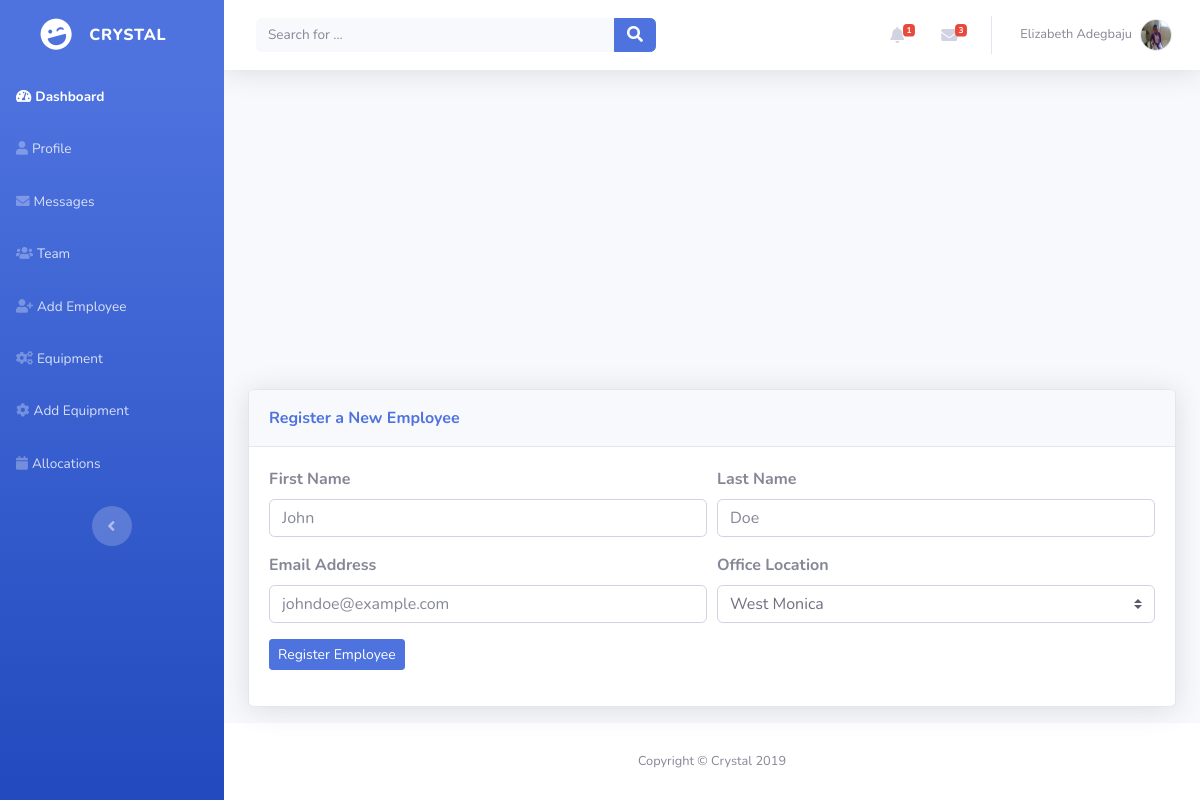
Screenshot of /team/new/ (signed in) with the database file from the repository.
### dashboard/models.py (models this page shows, shortened)
class User(AbstractUser):
    username = None
    first_name = models.CharField(_('first name'), max_length=30, blank=True)
    last_name = models.CharField(_('last name'), max_length=150, blank=True)
    email = models.EmailField(_('email address'), unique=True)
    USERNAME_FIELD = 'email'
    REQUIRED_FIELDS = []
    objects = UserManager()

class Employee(models.Model):
    user = models.OneToOneField(User, models.CASCADE)
    username = models.CharField(max_length=20)
    image = models.ImageField(upload_to=user_directory_path)
    email_verified = models.BooleanField(default=False)
    location = models.ForeignKey(Location, on_delete=models.PROTECT, default=1)

### dashboard/views.py (the view)
# urls.py: path('team/new/', views.add_employee, name='add_employee'),
@login_required
def add_employee(request):
    user = request.user
    if user.groups.filter(name__in=["Company Admins", "Company Superusers"]):
        if request.method == "GET":
            unread_messages = Message.objects.filter(to_user=user, from_user_id__gte=2, read=False).order_by(
                '-date_sent')
            alerts = Message.objects.filter(from_user_id=1, to_user=user).order_by('-date_sent')
            locations = Location.objects.filter(company=user.employee.location.company)
            return render(request, 'add_employee.html', {'locations': locations, 'unread_messages': unread_messages,
                                                         'alerts': alerts})
        elif request.method == "POST":
            email = request.POST['email']
            location = request.POST['location']
            return redirect('team')
    else:
        return redirect('team')

### dashboard/templatetags/profile_extras.py (called while the page is built)
@register.filter
def count(value):
    return len(value)

### templates/add_employee.html (shortened to what this page needs)
{% extends 'base_nav.html' %}
{% load static %}
{% load profile_extras %}
{% block content %}
    <div class="container">
        <div class="card shadow mb-3">
            <div class="card-header py-3">
                <p class="text-primary m-0 font-weight-bold">Register a New Employee</p>
            </div>
            <div class="card-body">
                <form method="POST" action="{% url 'add_employee' %}">
                    <div class="form-row">
                        <div class="col">
                            <div class="form-group"><label for="first_name"><strong>First
                                Name</strong></label><input class="form-control"
                                                            type="text"
                                                            placeholder="John"
                                                            name="first_name" required=""></div>
                        </div>
                        <div class="col">
                            <div class="form-group"><label for="last_name"><strong>Last
                                Name</strong></label><input class="form-control"
                                                            type="text"
                                                            placeholder="Doe"
                                                            name="last_name" required=""></div>
                        </div>
                    </div>
                    <div class="form-row">
                        <div class="col">
                            <div class="form-group"><label for="email"><strong>Email
                                Address</strong></label><input class="form-control"
                                                               type="email"
                                                               placeholder="johndoe@example.com"
                                                               name="email" required=""></div>
                        </div>
                        <div class="col">
                            <div class="form-group">
                                <label for="location"><strong>Office Location</strong></label><select
                                    class="custom-select form-control" required=""
                                    autofocus="" name="location">
                                {% for location in locations %}
                                    <option value="{{ location.id }}">{{ location.name }}</option>
                                {% endfor %}
                            </select>
                            </div>
                        </div>
                    </div>
                    <div class="form-group">
                        <button class="btn btn-primary btn-sm"
                                type="submit">Register Employee
                        </button>
                    </div>
                </form>
            </div>
        </div>
    </div>
{% endblock %}

### templates/base_nav.html (shortened to what this page needs)
{% extends 'base.html' %}
{% load static %}
{% load profile_extras %}
{% block sidenav %}
    <nav class="navbar navbar-dark align-items-start sidebar sidebar-dark accordion bg-gradient-primary p-0"
         id="page-top">
        <div class="container-fluid d-flex flex-column p-0">
            <a class="navbar-brand d-flex justify-content-center align-items-center sidebar-brand m-0"
               href="{% url 'home' %}">
                <div class="sidebar-brand-icon rotate-n-15"><i class="fas fa-laugh-wink"></i></div>
                <div class="sidebar-brand-text mx-3"><span>Crystal</span></div>
            </a>
            <ul class="nav navbar-nav text-light" id="accordionSidebar">
                <li class="nav-item" role="presentation"><a class="nav-link active" href="{% url 'dashboard' %}"><i
                        class="fas fa-tachometer-alt"></i><span>Dashboard</span></a></li>
                <li class="nav-item" role="presentation"><a class="nav-link" href="{% url 'profile' %}"><i
                        class="fas fa-user"></i><span>Profile</span></a></li>
                <li class="nav-item" role="presentation"><a class="nav-link" href="{% url 'messages' %}"><i
                        class="fas fa-envelope"></i><span>Messages</span></a></li>
                <li class="nav-item" role="presentation"><a class="nav-link" href="{% url 'team' %}"><i
                        class="fas fa-users"></i><span>Team</span></a></li>
                <li class="nav-item" role="presentation"><a class="nav-link" href="{% url 'add_employee' %}"><i
                        class="fas fa-user-plus"></i><span>Add Employee</span></a></li>
                <li class="nav-item" role="presentation"><a class="nav-link" href="{% url 'equipments' %}"><i
                        class="fas fa-cogs"></i><span>Equipment</span></a></li>
                <li class="nav-item" role="presentation"><a class="nav-link" href="{% url 'add_equipment' %}"><i
                        class="fas fa-cog"></i><span>Add Equipment</span></a></li>
                <li class="nav-item" role="presentation"><a class="nav-link" href="{% url 'allocations' %}"><i
                        class="fas fa-calendar"></i><span>Allocations</span></a></li>
            </ul>
            <div class="text-center d-none d-md-inline">
                <button class="btn rounded-circle border-0" id="sidebarToggle"
                        type="button"></button>
            </div>
        </div>
    </nav>
{% endblock %}
{% block topnav %}
    <div id="content">
        <nav class="navbar navbar-light navbar-expand bg-white shadow mb-4 topbar static-top">
            <div class="container-fluid">
                <form class="form-inline d-none d-sm-inline-block mr-auto ml-md-3 my-2 my-md-0 mw-100 navbar-search">
                    <div class="input-group"><input class="bg-light form-control border-0 small" type="text"
                                                    placeholder="Search for ...">
                        <div class="input-group-append">
                            <button class="btn btn-primary py-0" type="button"><i
                                    class="fas fa-search"></i></button>
                        </div>
                    </div>
                </form>
                <ul class="nav navbar-nav flex-nowrap ml-auto">
                    <li class="nav-item dropdown no-arrow mx-1" role="presentation">
                        <div class="nav-item dropdown no-arrow"><a class="dropdown-toggle nav-link"
                                                                   data-toggle="dropdown"
                                                                   aria-expanded="false" href="#"><span
                                class="badge badge-danger badge-counter">{{ alerts|count }}</span><i
                                class="fas fa-bell fa-fw"></i></a>
                        </div>
                    </li>
                    <li class="nav-item dropdown no-arrow mx-1" role="presentation">
                        <div class="nav-item dropdown no-arrow"><a class="dropdown-toggle nav-link"
                                                                   data-toggle="dropdown"
                                                                   aria-expanded="false" href="#"><i
                                class="fas fa-envelope fa-fw"></i><span
                                class="badge badge-danger badge-counter">{{ unread_messages|count }}</span></a>
                        </div>
                    </li>
                    <li class="nav-item dropdown no-arrow" role="presentation">
                        <div class="nav-item dropdown no-arrow"><a class="dropdown-toggle nav-link"
                                                                   data-toggle="dropdown"
                                                                   aria-expanded="false" href="#"><span
                                class="d-none d-lg-inline mr-2 text-gray-600 small">{{ request.user.first_name }}
                            {{ request.user.last_name }}</span><img class="border rounded-circle img-profile"
                                                                    src={{ request.user.employee.image.url }}></a>
                        </div>
                    </li>
                </ul>
            </div>
        </nav>
    </div>
{% endblock %}

### rows the page displays
User: user.first_name "Elizabeth", user.last_name "Adegbaju", user.employee.image (picture)

### other values shown
{{ alerts|count }} "1"
{{ unread_messages|count }} "3"
form field location "West Monica"
